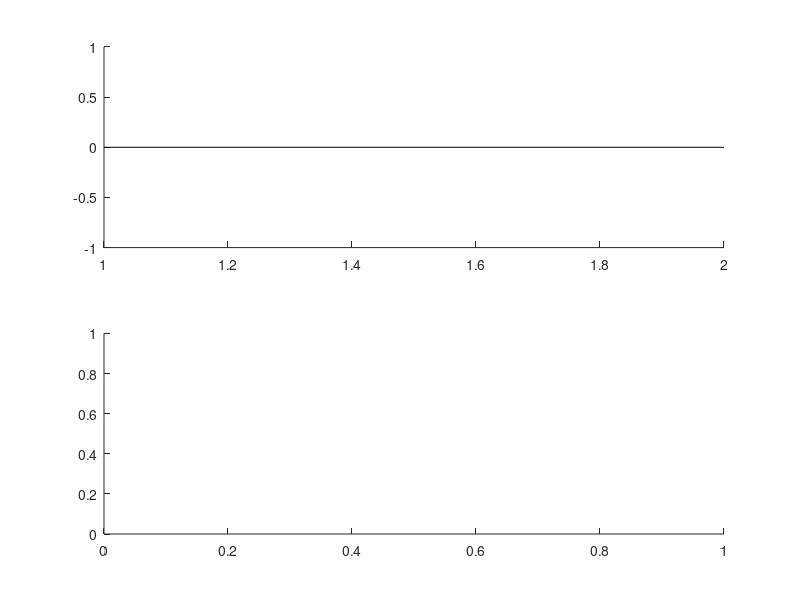

Source code (MATLAB): (Note: this script raises an error after producing the figure.)
addpath('../matlab');

%=========================================================================%
%                                                                         %
%  Autors: Enrico Bertolazzi                                              %
%          Department of Industrial Engineering                           %
%          University of Trento                                           %
%          enrico.bertolazzi@unitn.it                                     %
%          m.fregox@gmail.com                                             %
%                                                                         %
%=========================================================================%
% Driver test program to check Clothoids lib                              %
%=========================================================================%

subplot(2,1,1);
hold off
hold on

subplot(2,1,2);
hold off
hold on

for a=0:pi/3:2*pi

  x0=cos(a);
  y0=sin(a);
  x1=2*cos(a);
  y1=2*sin(a);

  theta0=pi/1.2;
  theta1=pi/1.7;

  a0=theta0+pi/2+a;
  a1=theta1+pi/2+a;
  
  p=[x0,x1;y0,y1];
  u=[cos(a0),cos(a1);sin(a0),sin(a1)];

  subplot(2,1,1);
  plot(p(1,:),p(2,:),'k')
  bi_arc = fnrfn(rscvn(p,u),[0.5,1.5]);
  bspline_plot(bi_arc,true);

  subplot(2,1,2);
  plot(p(1,:),p(2,:),'k')
  L1 = Biarc( x0, y0, theta0+a, x1, y1, theta1+a );
  L1.plot();
end


subplot(2,1,1);
axis equal

subplot(2,1,2);
axis equal
